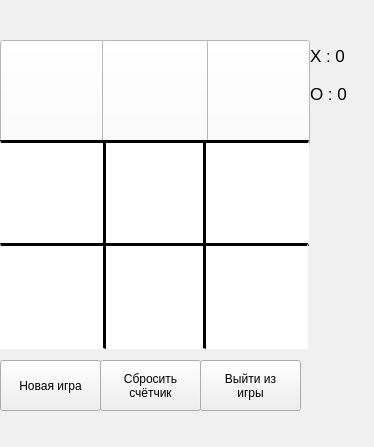
<?xml version="1.0" encoding="UTF-8"?>
<ui version="4.0">
 <class>MainWindow</class>
 <widget class="QMainWindow" name="MainWindow">
  <property name="geometry">
   <rect>
    <x>0</x>
    <y>0</y>
    <width>374</width>
    <height>447</height>
   </rect>
  </property>
  <property name="windowTitle">
   <string>MainWindow</string>
  </property>
  <property name="styleSheet">
   <string notr="true">QMainWindow {
    background-color: #f0f0f0;
}</string>
  </property>
  <widget class="QWidget" name="centralwidget">
   <widget class="QPushButton" name="btn_0_0">
    <property name="geometry">
     <rect>
      <x>0</x>
      <y>40</y>
      <width>106</width>
      <height>106</height>
     </rect>
    </property>
    <property name="font">
     <font>
      <pointsize>-1</pointsize>
      <bold>true</bold>
     </font>
    </property>
    <property name="styleSheet">
     <string notr="true">QPushButton {
    background-color: white;
    color: black;
    font-size: 48px;
    font-weight: bold;
    min-width: 100px;
    min-height: 100px;    
	margin: 0px;
    padding: 0px;
}
QPushButton:hover { background-color: #e0e0e0; }
QPushButton[text=&quot;X&quot;] { color: #0066cc; }
QPushButton[text=&quot;O&quot;] { color: #ff0000; }</string>
    </property>
    <property name="text">
     <string/>
    </property>
   </widget>
   <widget class="QPushButton" name="btn_0_1">
    <property name="geometry">
     <rect>
      <x>102</x>
      <y>40</y>
      <width>106</width>
      <height>106</height>
     </rect>
    </property>
    <property name="font">
     <font>
      <pointsize>-1</pointsize>
      <bold>true</bold>
     </font>
    </property>
    <property name="styleSheet">
     <string notr="true">QPushButton {
    background-color: white;
    color: black;
    font-size: 48px;
    font-weight: bold;
    min-width: 100px;
    min-height: 100px;
    margin: 0px;
}

QPushButton::left-border {
    border-left: 2px solid black;
}
QPushButton::right-border {
    border-right: 2px solid black;
}
QPushButton:hover { background-color: #e0e0e0; }
QPushButton[text=&quot;X&quot;] { color: #0066cc; }
QPushButton[text=&quot;O&quot;] { color: #ff0000; }</string>
    </property>
    <property name="text">
     <string/>
    </property>
   </widget>
   <widget class="QPushButton" name="btn_1_1">
    <property name="geometry">
     <rect>
      <x>100</x>
      <y>140</y>
      <width>106</width>
      <height>106</height>
     </rect>
    </property>
    <property name="font">
     <font>
      <pointsize>-1</pointsize>
      <bold>true</bold>
     </font>
    </property>
    <property name="styleSheet">
     <string notr="true">QPushButton {
    background-color: white;
    color: black;
    font-size: 48px;
    font-weight: bold;
    border: 3px solid black;
    min-width: 100px;
    min-height: 100px;
    margin: 0px;
}
QPushButton:hover { background-color: #e0e0e0; }
QPushButton[text=&quot;X&quot;] { color: #0066cc; }
QPushButton[text=&quot;O&quot;] { color: #ff0000; }</string>
    </property>
    <property name="text">
     <string/>
    </property>
   </widget>
   <widget class="QPushButton" name="btn_1_0">
    <property name="geometry">
     <rect>
      <x>0</x>
      <y>140</y>
      <width>106</width>
      <height>106</height>
     </rect>
    </property>
    <property name="font">
     <font>
      <pointsize>-1</pointsize>
      <bold>true</bold>
     </font>
    </property>
    <property name="styleSheet">
     <string notr="true">QPushButton {
    background-color: white;
    color: black;
    font-size: 48px;
    font-weight: bold;
    border-right: 3px solid black;
    border-top: 3px solid black;
    border-bottom: 3px solid black;
    min-width: 100px;
    min-height: 100px;
    margin: 0px;
}
QPushButton:hover { background-color: #e0e0e0; }
QPushButton[text=&quot;X&quot;] { color: #0066cc; }
QPushButton[text=&quot;O&quot;] { color: #ff0000; }</string>
    </property>
    <property name="text">
     <string/>
    </property>
   </widget>
   <widget class="QPushButton" name="btn_0_2">
    <property name="geometry">
     <rect>
      <x>204</x>
      <y>40</y>
      <width>106</width>
      <height>106</height>
     </rect>
    </property>
    <property name="font">
     <font>
      <pointsize>-1</pointsize>
      <bold>true</bold>
     </font>
    </property>
    <property name="styleSheet">
     <string notr="true">QPushButton {
    background-color: white;
    color: black;
    font-size: 48px;
    font-weight: bold;
    min-width: 100px;
    min-height: 100px;
    margin: 0px;
}
QPushButton:hover { background-color: #e0e0e0; }
QPushButton[text=&quot;X&quot;] { color: #0066cc; }
QPushButton[text=&quot;O&quot;] { color: #ff0000; }</string>
    </property>
    <property name="text">
     <string/>
    </property>
   </widget>
   <widget class="QPushButton" name="btn_1_2">
    <property name="geometry">
     <rect>
      <x>203</x>
      <y>140</y>
      <width>106</width>
      <height>106</height>
     </rect>
    </property>
    <property name="font">
     <font>
      <pointsize>-1</pointsize>
      <bold>true</bold>
     </font>
    </property>
    <property name="styleSheet">
     <string notr="true">QPushButton {
    background-color: white;
    color: black;
    font-size: 48px;
    font-weight: bold;
    border-left: 3px solid black;
    border-top: 3px solid black;
    border-bottom: 3px solid black;
    min-width: 100px;
    min-height: 100px;
    margin: 0px;
}
QPushButton:hover { background-color: #e0e0e0; }
QPushButton[text=&quot;X&quot;] { color: #0066cc; }
QPushButton[text=&quot;O&quot;] { color: #ff0000; }</string>
    </property>
    <property name="text">
     <string/>
    </property>
   </widget>
   <widget class="QPushButton" name="btn_2_2">
    <property name="geometry">
     <rect>
      <x>202</x>
      <y>243</y>
      <width>106</width>
      <height>106</height>
     </rect>
    </property>
    <property name="font">
     <font>
      <pointsize>-1</pointsize>
      <bold>true</bold>
     </font>
    </property>
    <property name="styleSheet">
     <string notr="true">QPushButton {
    background-color: white;
    color: black;
    font-size: 48px;
    font-weight: bold;
    border-left: 3px solid black;
    border-top: 3px solid black;
    min-width: 100px;
    min-height: 100px;
    margin: 0px;
}
QPushButton:hover { background-color: #e0e0e0; }
QPushButton[text=&quot;X&quot;] { color: #0066cc; }
QPushButton[text=&quot;O&quot;] { color: #ff0000; }</string>
    </property>
    <property name="text">
     <string/>
    </property>
   </widget>
   <widget class="QPushButton" name="btn_2_1">
    <property name="geometry">
     <rect>
      <x>100</x>
      <y>243</y>
      <width>106</width>
      <height>106</height>
     </rect>
    </property>
    <property name="font">
     <font>
      <pointsize>-1</pointsize>
      <bold>true</bold>
     </font>
    </property>
    <property name="styleSheet">
     <string notr="true">QPushButton {
    background-color: white;
    color: black;
    font-size: 48px;
    font-weight: bold;
    border-left: 3px solid black;
    border-right: 3px solid black;
    border-top: 3px solid black;
    min-width: 100px;
    min-height: 100px;
    margin: 0px;
}
QPushButton:hover { background-color: #e0e0e0; }
QPushButton[text=&quot;X&quot;] { color: #0066cc; }
QPushButton[text=&quot;O&quot;] { color: #ff0000; }</string>
    </property>
    <property name="text">
     <string/>
    </property>
   </widget>
   <widget class="QPushButton" name="btn_2_0">
    <property name="geometry">
     <rect>
      <x>0</x>
      <y>243</y>
      <width>106</width>
      <height>106</height>
     </rect>
    </property>
    <property name="font">
     <font>
      <pointsize>-1</pointsize>
      <bold>true</bold>
     </font>
    </property>
    <property name="styleSheet">
     <string notr="true">QPushButton {
    background-color: white;
    color: black;
    font-size: 48px;
    font-weight: bold;
    border-right: 3px solid black;
    border-top: 3px solid black;
    min-width: 100px;
    min-height: 100px;
    margin: 0px;
}
QPushButton:hover { background-color: #e0e0e0; }
QPushButton[text=&quot;X&quot;] { color: #0066cc; }
QPushButton[text=&quot;O&quot;] { color: #ff0000; }</string>
    </property>
    <property name="text">
     <string/>
    </property>
   </widget>
   <widget class="QPushButton" name="btnReset">
    <property name="geometry">
     <rect>
      <x>0</x>
      <y>360</y>
      <width>101</width>
      <height>51</height>
     </rect>
    </property>
    <property name="text">
     <string>Новая игра</string>
    </property>
   </widget>
   <widget class="QPushButton" name="btnReset_2">
    <property name="geometry">
     <rect>
      <x>100</x>
      <y>360</y>
      <width>101</width>
      <height>51</height>
     </rect>
    </property>
    <property name="text">
     <string>Сбросить 
счётчик</string>
    </property>
   </widget>
   <widget class="QPushButton" name="btnExit">
    <property name="geometry">
     <rect>
      <x>200</x>
      <y>360</y>
      <width>101</width>
      <height>51</height>
     </rect>
    </property>
    <property name="text">
     <string>Выйти из 
игры</string>
    </property>
   </widget>
   <widget class="QWidget" name="layoutWidget">
    <property name="geometry">
     <rect>
      <x>310</x>
      <y>40</y>
      <width>48</width>
      <height>69</height>
     </rect>
    </property>
    <layout class="QVBoxLayout" name="verticalLayout">
     <item>
      <widget class="QLabel" name="labelXWins">
       <property name="font">
        <font>
         <pointsize>13</pointsize>
        </font>
       </property>
       <property name="text">
        <string>X : 0</string>
       </property>
      </widget>
     </item>
     <item>
      <widget class="QLabel" name="labelOWins">
       <property name="font">
        <font>
         <pointsize>13</pointsize>
        </font>
       </property>
       <property name="text">
        <string>O : 0</string>
       </property>
      </widget>
     </item>
    </layout>
   </widget>
   <zorder>btn_0_0</zorder>
   <zorder>btn_0_2</zorder>
   <zorder>btn_0_1</zorder>
   <zorder>btn_1_1</zorder>
   <zorder>btn_1_0</zorder>
   <zorder>btn_1_2</zorder>
   <zorder>btn_2_2</zorder>
   <zorder>btn_2_1</zorder>
   <zorder>btn_2_0</zorder>
   <zorder>btnReset</zorder>
   <zorder>btnReset_2</zorder>
   <zorder>btnExit</zorder>
   <zorder>layoutWidget</zorder>
  </widget>
 </widget>
 <resources/>
 <connections/>
</ui>
